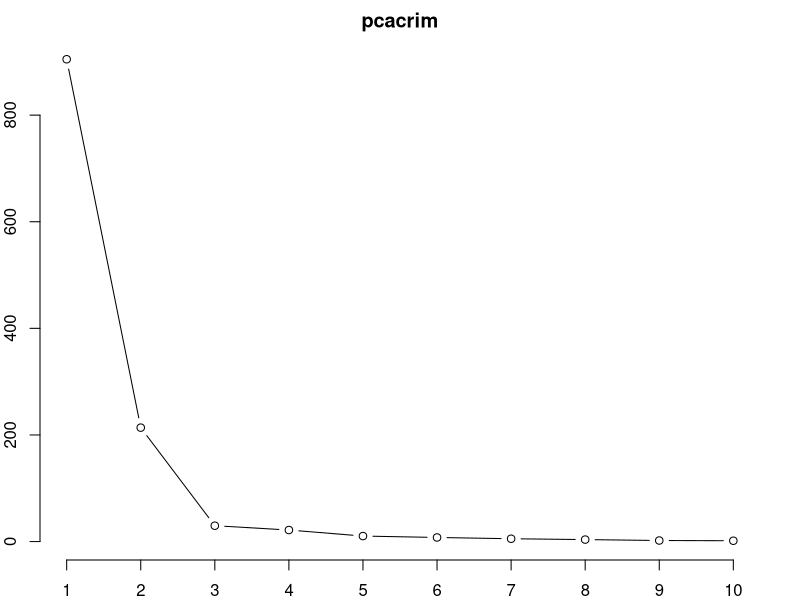

Source code (R): (Note: this script raises an error after producing the figure.)

data(crimtab)
head(crimtab)
colnames(crimtab)
dim(crimtab)
str(crimtab)

apply(crimtab,2,var)

pcacrim= prcomp(crimtab)
pcacrim
 par(mar=rep(2,4))
 
 plot(pcacrim, type = "l")
 #better visuliziling
 pca$rotation= -pca$rotation
 pca$x= -pca$x
 biplot(pca, scale = 0)
 
 crimtab[16:17,9]
 crimtab[17:18,9]
 